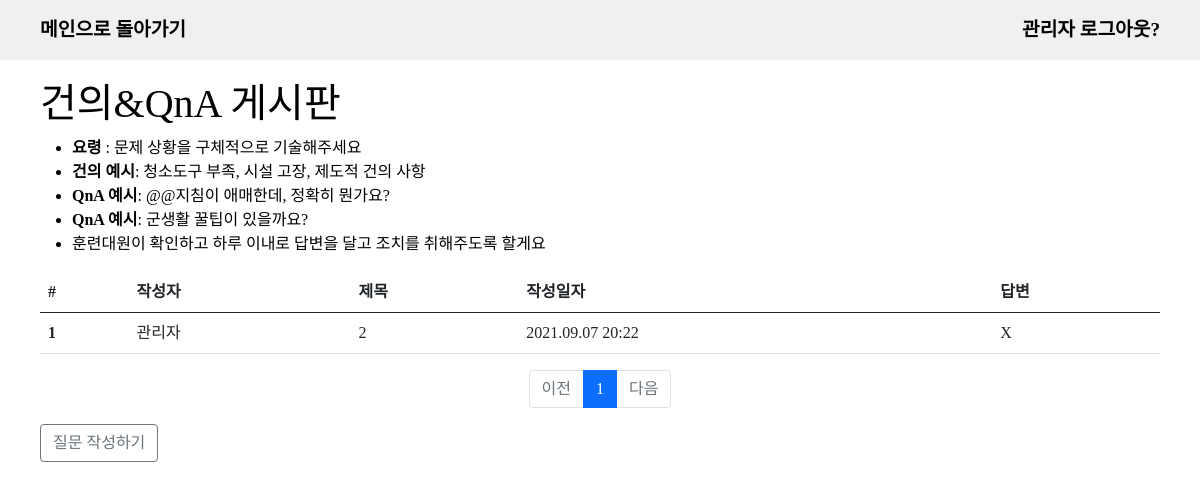
The page /detail/question (signed in) on the database its author committed.
### app/models.py (models this page shows, shortened)
class User(db.Model):
    id = db.Column(db.Integer, primary_key=True)
    pw = db.Column(db.String(200), nullable=False)
    name = db.Column(db.String(50), nullable=False)
    _class = db.Column(db.String(50), nullable=True)
    @property
    def is_authenticated(self):
        return True

class Question(db.Model):
    id = db.Column(db.Integer, primary_key=True)
    user_id = db.Column(
        db.Integer,
        db.ForeignKey("user.id", ondelete="CASCADE"),
        nullable=False,
    )
    user = db.relationship("User", backref=db.backref("question_set"))
    subject = db.Column(db.String(200), nullable=False)
    content = db.Column(db.Text(), nullable=False)
    create_date = db.Column(db.DateTime(), nullable=False)

### app/views/detail_views.py (the view)
@bp.route("/question")
def question_list():
    page = request.args.get("page", type=int, default=1)
    question_list = Question.query.order_by(Question.create_date.desc())
    question_list = question_list.paginate(page, per_page=10)
    return render_template(
        "question/question_list.html", question_list=question_list
    )

### app/__init__.py (called while the page is built)
@login_manager.user_loader
def user_loader(user_id):
    from .models import User
    return User.query.filter_by(id=user_id).first()

### app/filter.py (called while the page is built)
def datetime_form(value, fmt="%Y.%m.%d %H:%M"):
    return value.strftime(fmt)

### app/templates/question/question_list.html (shortened to what this page needs)
{% extends 'base.html' %}
{%block contents %}
<section class="inner">
  <h1>건의&QnA 게시판</h1>
  <ul>
    <li><span>요령</span> : 문제 상황을 구체적으로 기술해주세요</li>
    <li><span>건의 예시</span>: 청소도구 부족, 시설 고장, 제도적 건의 사항</li>
    <li><span>QnA 예시</span>: @@지침이 애매한데, 정확히 뭔가요?</li>
    <li><span>QnA 예시</span>: 군생활 꿀팁이 있을까요?</li>
    <li>훈련대원이 확인하고 하루 이내로 답변을 달고 조치를 취해주도록 할게요</li>
  </ul>
  <table class="table">
    <thead>
      <tr>
        <th scope="col">#</th>
        <th scope="col">작성자</th>
        <th scope="col">제목</th>
        <th scope="col">작성일자</th>
        <th scope='col'>답변</th>
      </tr>
    </thead>
    <tbody>
      {% if question_list %}
      {%for question in question_list.items %}
      <tr onclick="location.href='/detail/question_detail/{{question.id}}'">
        <th scope="row">{{loop.index}}</th>
        <td>{{question.user.name}}</td>
        <td>{{question.subject}}</td>
        <td>{{question.create_date|datetime}}</td>
        <td>{% if question.answer_set %}O {%else%}X{%endif%}</td>
      </tr>
      {%endfor%}
      {%else%}
      <tr>
        <td>질문이 없습니다</td>
      </tr>
      {%endif%}
    </tbody>
  </table>
  <ul class="pagination justify-content-center">
    {% if question_list.has_prev %}
    <li class="page-item">
      <a class="page-link" href="?page={{ question_list.prev_num }}">이전</a>
    </li>
    {% else %}
    <li class="page-item disabled">
      <a class="page-link" tabindex="-1" aria-disabled="true" href="#">이전</a>
    </li>
    {% endif %}
    {% for page_num in question_list.iter_pages() %}
    {% if page_num %}
    {% if page_num != question_list.page %}
    <li class="page-item">
      <a class="page-link" href="?page={{ page_num }}">{{ page_num }}</a>
    </li>
    {% else %}
    <li class="page-item active" aria-current="page">
      <a class="page-link" href="#">{{ page_num }}</a>
    </li>
    {% endif %}
    {% else %}
    <li class="disabled">
      <a class="page-link" href="#">...</a>
    </li>
    {% endif %}
    {% endfor %}
    {% if question_list.has_next %}
    <li class="page-item">
      <a class="page-link" href="?page={{ question_list.next_num }}">다음</a>
    </li>
    {% else %}
    <li class="page-item disabled">
      <a class="page-link" tabindex="-1" aria-disabled="true" href="#">다음</a>
    </li>
    {% endif %}
  </ul>
  <a class="btn btn-outline-secondary" href="{{url_for('detail.question_create') }}" role="button">질문 작성하기</a>
</section>
{% endblock %}

### app/templates/nav.html
<nav class='inner'>
  <div>
    <a href="{{ url_for('main.main') }}">메인으로 돌아가기</a>
  </div>
  {%if current_user.is_authenticated %}
  <div>
    <a href="{{url_for('main.logout')}}">{{current_user.name}}<small> 로그아웃?</small></a>
  </div>
  {% endif %}
</nav>

### app/static/css/style.css (style rules this page uses)
* { box-sizing:border-box; }
html { height: 100%; }
body { min-height: 100%; font-family: "Spoca Han Sans Neo", "sans-serif"; color:black; }
.inner { height: 100%; padding: 0 40px; margin: 0 auto; }
nav { width: 100%; line-height: 60px; display: flex; justify-content: space-between; }
nav.inner { display: flex; justify-content: space-between; }
li > span { font-weight: bold; }
a { all:unset; }
nav * { font-size: 1.2rem; font-weight: bold; }
section { width: 100%; position: relative; }
header + section h1, header + section h2 { margin-top: 80px; }

### rows shown on the page
User: name "관리자"
Question: user.name "관리자", subject "2", create_date "2021.09.07 20:22"

### other values the page prints
{{ page_num }} "1"
